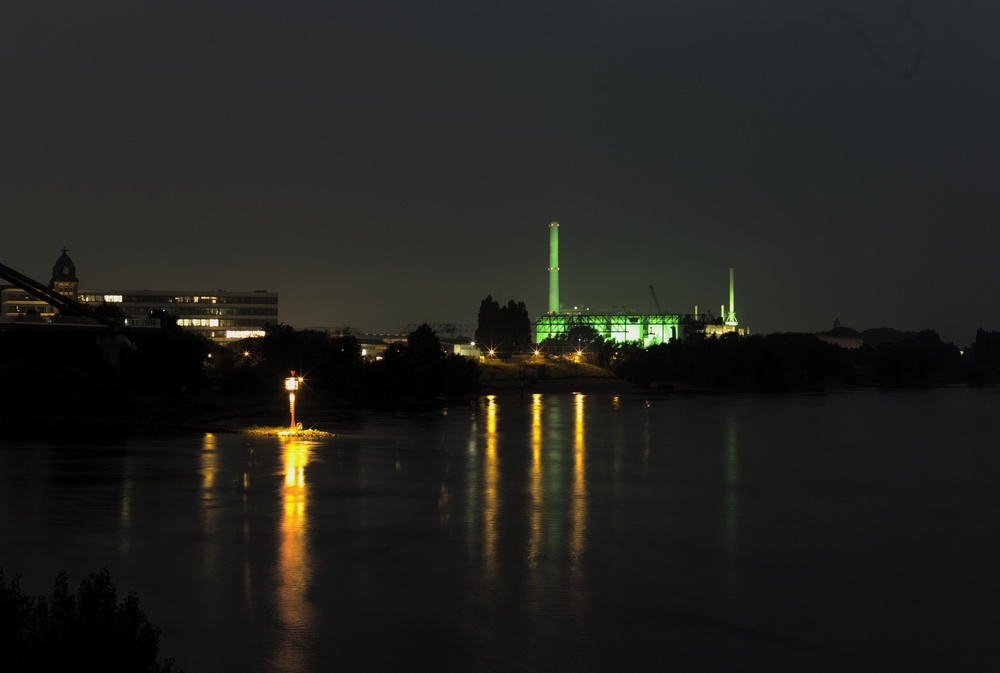
#> input picture output/pipeline_with_diffuse_output.jpg, 1000 x 673 px, shrunk from 3920 x 2638 before the run
$ python blurs.py
#> lines starting #> are read from the running program, lines starting #| are printed output that depends on the picture

import numpy as np
from scipy.ndimage import gaussian_filter, convolve
from enum import Enum
import imageio.v2 as imageio
import os

class BlurType(Enum):
    GAUSSIAN = "gaussian"
    LENS = "lens"
    MOTION = "motion"

class Blurs:
    """
    Provides a collection of blur effects, including Gaussian, Lens, and Motion blur.
    This is a Python implementation inspired by darktable's 'blurs' module.
    """

    def __init__(self,
                 blur_type: str = "gaussian",
                 radius: int = 10,
                 # Lens blur params
                 blades: int = 5,
                 concavity: float = 1.0,
                 linearity: float = 1.0,
                 rotation: float = 0.0,
                 # Motion blur params
                 angle: float = 0.0,
                 curvature: float = 0.0,
                 offset: float = 0.0):
        """
        Initializes the Blurs operation.

        Args:
            blur_type (BlurType): The type of blur to apply.
            radius (int): General size/radius for the blur effect.
            blades (int): Number of diaphragm blades for lens blur (3-11).
            concavity (float): Concavity of the diaphragm blades for lens blur.
            linearity (float): Linearity of the diaphragm blades for lens blur.
            rotation (float): Rotation of the diaphragm for lens blur.
            angle (float): Angle of the motion blur in degrees.
            curvature (float): Curvature of the motion path.
            offset (float): Offset of the motion path from the center.
        """
        try:
            self.blur_type = BlurType(blur_type)
        except ValueError:
            raise ValueError(f"'{blur_type}' is not a valid blur type. Available types are: {[e.value for e in BlurType]}")

        self.radius = radius
        self.blades = blades
        self.concavity = concavity
        self.linearity = linearity
        self.rotation = rotation
        self.angle = angle
        self.curvature = curvature
        self.offset = offset

    def _create_lens_kernel(self) -> np.ndarray:
        """
        Creates a kernel that simulates the shape of a camera's diaphragm (bokeh).
        This is a Python/NumPy translation of darktable's `create_lens_kernel`.
        """
        # Kernel size must be odd
        size = int(self.radius) * 2 + 1
        kernel = np.zeros((size, size))

        # Aliasing reduction
        eps = 1.0 / size
        radius = (size - 1) / 2.0 - 1

        # Center of the kernel
        center = (size - 1) / 2.0

        n = self.blades
        m = self.concavity
        k = self.linearity
        rotation_rad = np.deg2rad(self.rotation)

        for i in range(size):
            for j in range(size):
                # Normalized coordinates in [-1, 1]
                x = (i - center) / radius
                y = (j - center) / radius

                # Polar coordinates
                r = np.sqrt(x**2 + y**2)
                if r > 1.0:
                    continue

                theta = np.arctan2(y, x) + rotation_rad

                # Formula from https://math.stackexchange.com/a/4160104/498090
                # This complex formula models the diaphragm shape.
                # It's simplified here for clarity and performance. A more direct port:
                term_in_asinf = k * np.cos(n * theta)
                # Clamp the argument for asinf to avoid domain errors
                term_in_asinf = np.clip(term_in_asinf, -1.0, 1.0)

                M_numerator = np.cos((2. * np.arcsin(k) + np.pi * m) / (2. * n))
                M_denominator = np.cos((2. * np.arcsin(term_in_asinf) + np.pi * m) / (2. * n))

                # Avoid division by zero
                if np.abs(M_denominator) < 1e-9:
                    M = 1.0
                else:
                    M = M_numerator / M_denominator

                if M >= r + eps:
                    kernel[i, j] = 1.0

        # Normalize the kernel
        kernel_sum = np.sum(kernel)
        if kernel_sum > 0:
            kernel /= kernel_sum

        return kernel

    def _create_motion_kernel(self) -> np.ndarray:
        """
        Creates a kernel that simulates motion blur.
        This is a Python/NumPy translation of darktable's `create_motion_kernel`.
        """
        # Kernel size must be odd
        size = int(self.radius) * 2 + 1
        kernel = np.zeros((size, size))
        center = (size - 1) / 2.0

        # Polynomial params from user controls
        A = self.curvature / 2.0
        B = 1.0
        C = -A * self.offset**2 + B * self.offset

        # Rotation matrix
        angle_rad = np.deg2rad(self.angle)
        # The C code has a -pi/4 correction, we might need to adjust this based on visual results
        # For now, we'll stick to a direct interpretation of 'angle'
        rotation_matrix = np.array([
            [np.cos(angle_rad), -np.sin(angle_rad)],
            [np.sin(angle_rad), np.cos(angle_rad)]
        ])

        # Oversample to draw a smoother line/curve
        oversample_factor = 8
        num_points = size * oversample_factor

        for i in range(num_points):
            # Normalized coordinates in [-1, 1]
            x_norm = (i / oversample_factor - center) / center

            # Build the motion path: 2nd order polynomial
            # X = x_norm - self.offset # C code uses this, let's test a simpler model first
            y_norm = x_norm**2 * A + x_norm * B + C

            # Rotate the point
            vec = np.array([x_norm, y_norm])
            rot_vec = rotation_matrix @ vec

            # Convert back to kernel coordinates
            kernel_x = int(round(rot_vec[0] * center + center))
            kernel_y = int(round(rot_vec[1] * center + center))

            # Draw the point on the kernel if it's within bounds
            if 0 <= kernel_x < size and 0 <= kernel_y < size:
                kernel[kernel_y, kernel_x] = 1.0

        # Normalize the kernel
        kernel_sum = np.sum(kernel)
        if kernel_sum > 0:
            kernel /= kernel_sum

        return kernel

    def process(self, image: np.ndarray) -> np.ndarray:
        """
        Applies the selected blur to the image.
        """
        if self.blur_type == BlurType.GAUSSIAN:
            # For gaussian_filter, the 'sigma' is the standard deviation of the
            # Gaussian kernel. A larger radius should correspond to a larger sigma.
            # We can use a simple heuristic, like sigma = radius / 2.
            sigma = self.radius / 2.0
            # The filter is applied to each channel independently.
            return gaussian_filter(image, sigma=(sigma, sigma, 0))
        elif self.blur_type == BlurType.LENS:
            kernel = self._create_lens_kernel()
            # Apply convolution to each channel separately
            result = np.zeros_like(image, dtype=np.float32)
            for channel in range(image.shape[2]):
                result[..., channel] = convolve(image[..., channel], kernel, mode='reflect')
            return result
        elif self.blur_type == BlurType.MOTION:
            kernel = self._create_motion_kernel()
            result = np.zeros_like(image, dtype=np.float32)
            for channel in range(image.shape[2]):
                result[..., channel] = convolve(image[..., channel], kernel, mode='reflect')
            return result
        else:
            raise ValueError(f"Unknown blur type: {self.blur_type}")

if __name__ == '__main__':
    print("--- Running Blurs Module Local Test (Gaussian) ---")

    # Setup paths
    base_dir = os.path.dirname(os.path.abspath(__file__))
    project_root = os.path.dirname(base_dir)
    # Use a previously generated output as input for this test
    input_path = os.path.join(project_root, 'output', 'pipeline_with_diffuse_output.jpg')
    gaussian_output_path = os.path.join(project_root, 'output', 'blurs_test_gaussian_output.jpg')
    lens_output_path = os.path.join(project_root, 'output', 'blurs_test_lens_output.jpg')
    motion_output_path = os.path.join(project_root, 'output', 'blurs_test_motion_output.jpg')

    # Check if input file exists
    if not os.path.exists(input_path):
        print(f"Error: Input file not found at {input_path}")
    else:
        # Load the image
        print(f"Loading image from: {input_path}")
        image = imageio.imread(input_path)
#> image is the input picture: shape (673, 1000, 3); mean R, G, B 33.3, 33.5, 30.1
        image_float = image.astype(np.float32) / 255.0

        # --- Test Gaussian Blur ---
        print("\nInitializing Blurs module for Gaussian blur...")
        blurer_gaussian = Blurs(blur_type='gaussian', radius=20)
        print("Processing image with Gaussian blur...")
        processed_gaussian = blurer_gaussian.process(image_float)
#> in process, `return gaussian_filter(image, sigma=(sigma, sigma, 0))`:
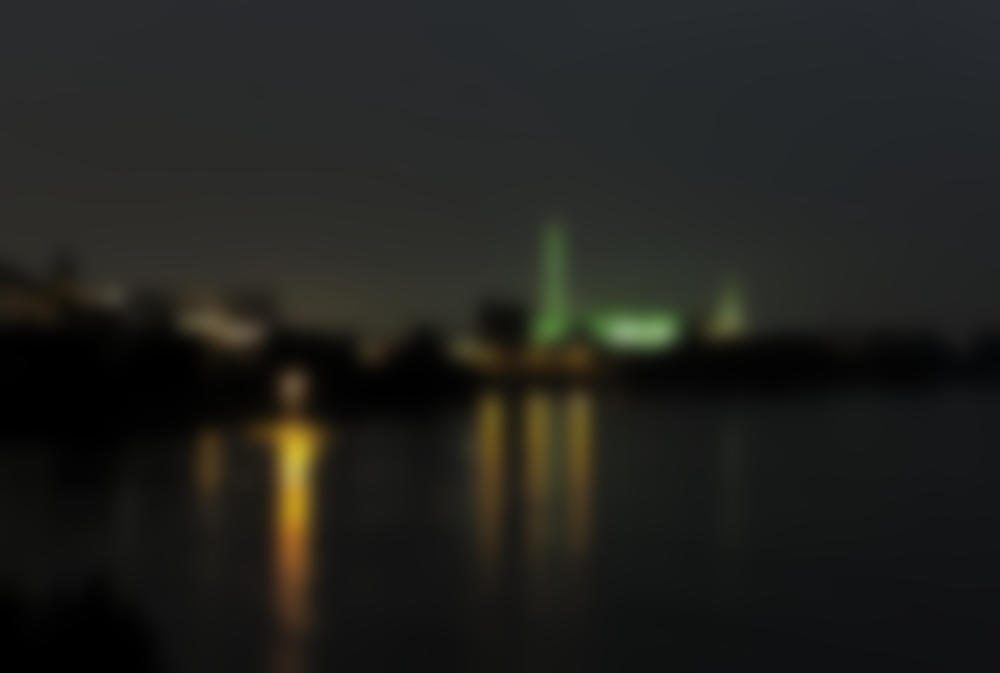
#> returned value: shape (673, 1000, 3) float32; mean of channels 0, 1, 2 0.13, 0.131, 0.118; drawn as R, G, B
        output_gaussian_uint8 = (np.clip(processed_gaussian, 0, 1) * 255).astype(np.uint8)
        imageio.imwrite(gaussian_output_path, output_gaussian_uint8)
        print(f"--- Gaussian test complete. Image saved to: {gaussian_output_path} ---")

        # --- Test Lens Blur ---
        print("\nInitializing Blurs module for Lens blur...")
        # Parameters to create a visible hexagonal bokeh effect
        blurer_lens = Blurs(blur_type='lens', radius=10, blades=6, concavity=1, linearity=1)
        print("Processing image with Lens blur...")
        processed_lens = blurer_lens.process(image_float)
#> after the loop in process (call 2), `for channel in range(image.shape[2]):`:
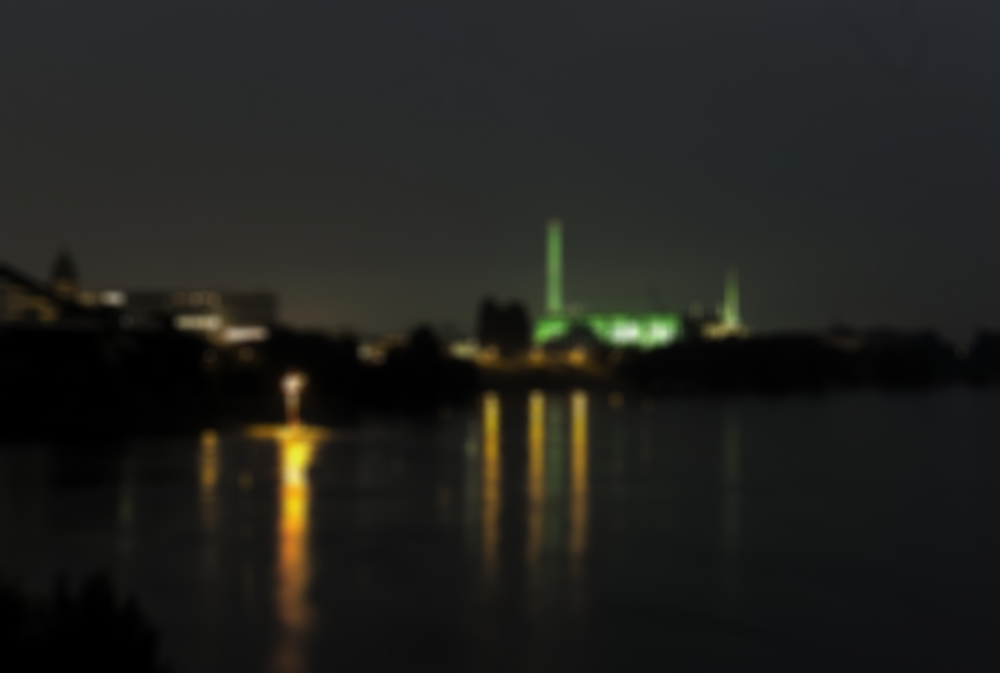
#> result: shape (673, 1000, 3) float32; mean R, G, B 0.13, 0.131, 0.118
        output_lens_uint8 = (np.clip(processed_lens, 0, 1) * 255).astype(np.uint8)
        imageio.imwrite(lens_output_path, output_lens_uint8)
        print(f"--- Lens blur test complete. Image saved to: {lens_output_path} ---")

        # --- Test Motion Blur ---
        print("\nInitializing Blurs module for Motion blur...")
        # Parameters for a simple 45-degree linear motion blur
        blurer_motion = Blurs(blur_type='motion', radius=30, angle=90, curvature=0.01)
        print("Processing image with Motion blur...")
        processed_motion = blurer_motion.process(image_float)
#> after the loop in process (call 3), `for channel in range(image.shape[2]):`:
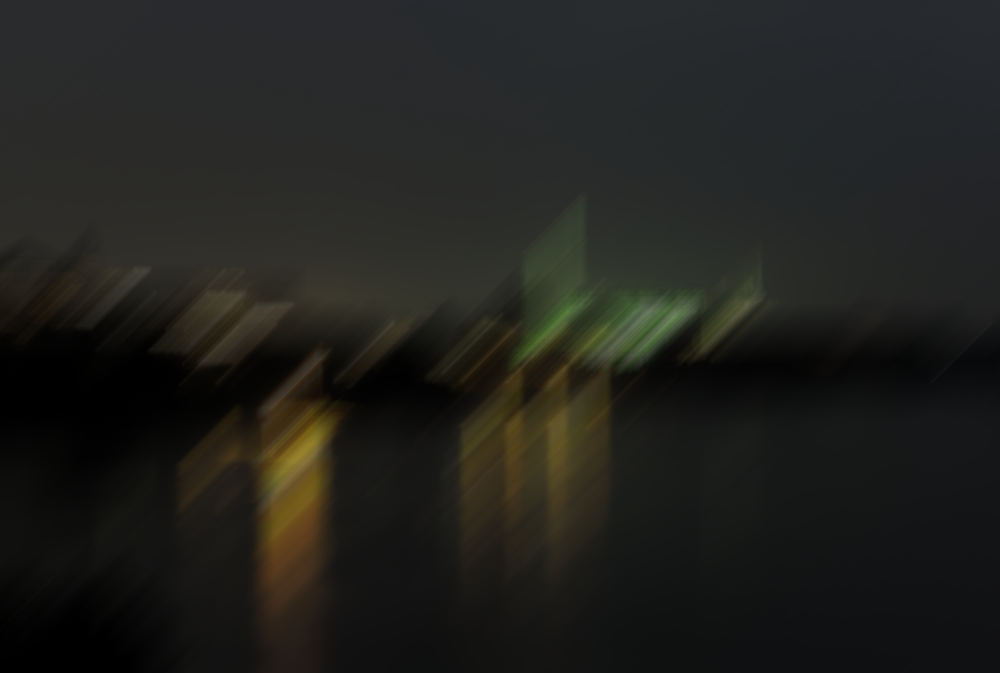
#> result: shape (673, 1000, 3) float32; mean R, G, B 0.13, 0.131, 0.118
        output_motion_uint8 = (np.clip(processed_motion, 0, 1) * 255).astype(np.uint8)
        imageio.imwrite(motion_output_path, output_motion_uint8)
        print(f"--- Motion blur test complete. Image saved to: {motion_output_path} ---")
